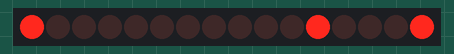
Recording of a sketch running on a simulated Arduino Uno, built with avr-gcc and run on an emulated ATmega328P. On the bench: 16 shift-register outputs drawn as a row of LEDs (first output left, lit = HIGH).

Above: at 0.1 s.
At 10.1 s:
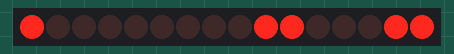
At 15.1 s:
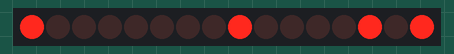
At 20.1 s:
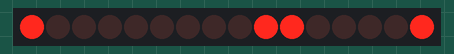
At 25.1 s:
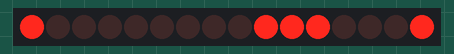
At 35.1 s:
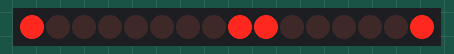
Timing chart, 0 to 36.6 s (numbered marks = the images above):
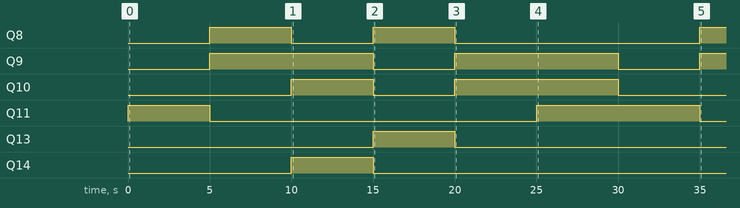

Measured:
- by itself, Q8: goes HIGH 5.0 s, LOW 5.0 s, HIGH 5.0 s, LOW 15.0 s, then HIGH
- by itself, Q9: alternates HIGH for 10.0 s and LOW for 5.0 s
- by itself, Q10: LOW → HIGH at 10.0 s, → LOW 5.0 s later, → HIGH 5.0 s later, → LOW 10.0 s later
- by itself, Q11: LOW → HIGH at 0.00 s, → LOW 5.0 s later, → HIGH 20.0 s later, → LOW 10.0 s later
- by itself, Q13: LOW → HIGH at 15.0 s, → LOW 5.0 s later
- by itself, Q14: LOW → HIGH at 10.0 s, → LOW 5.0 s later

The sketch:

Problema4.ino
```cpp
const byte LATCH = 4;
const byte CLOCK = 7;
const byte DATA  = 8;

const byte POZITIE = 0b10000000;

const byte LITERE[6] = {
  0b00010001, 0b11000001, 0b01100011, 0b10000101, 0b01100001, 0b01110001
};

void setup() {
  pinMode(LATCH, OUTPUT);
  pinMode(CLOCK, OUTPUT);
  pinMode(DATA, OUTPUT);
}

void loop() {
  for (byte i = 0; i < 6; i++) {
    afiseazaValoare(LITERE[i], POZITIE);
    delay(5000);
  }
}

void afiseazaValoare(byte valoare, byte segment) {
  digitalWrite(LATCH, LOW);
  shiftOut(DATA, CLOCK, LSBFIRST, valoare);
  shiftOut(DATA, CLOCK, LSBFIRST, segment);
  digitalWrite(LATCH, HIGH);
}
```
